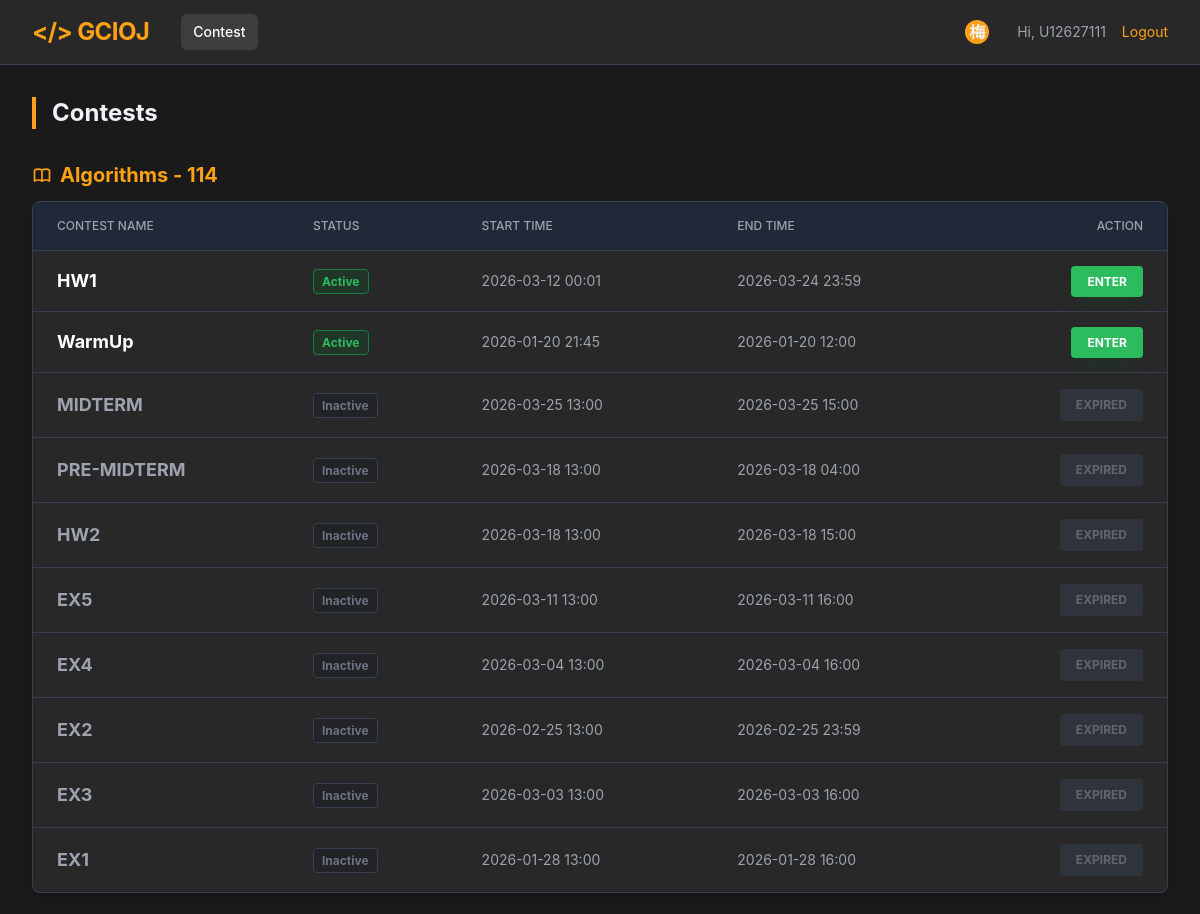
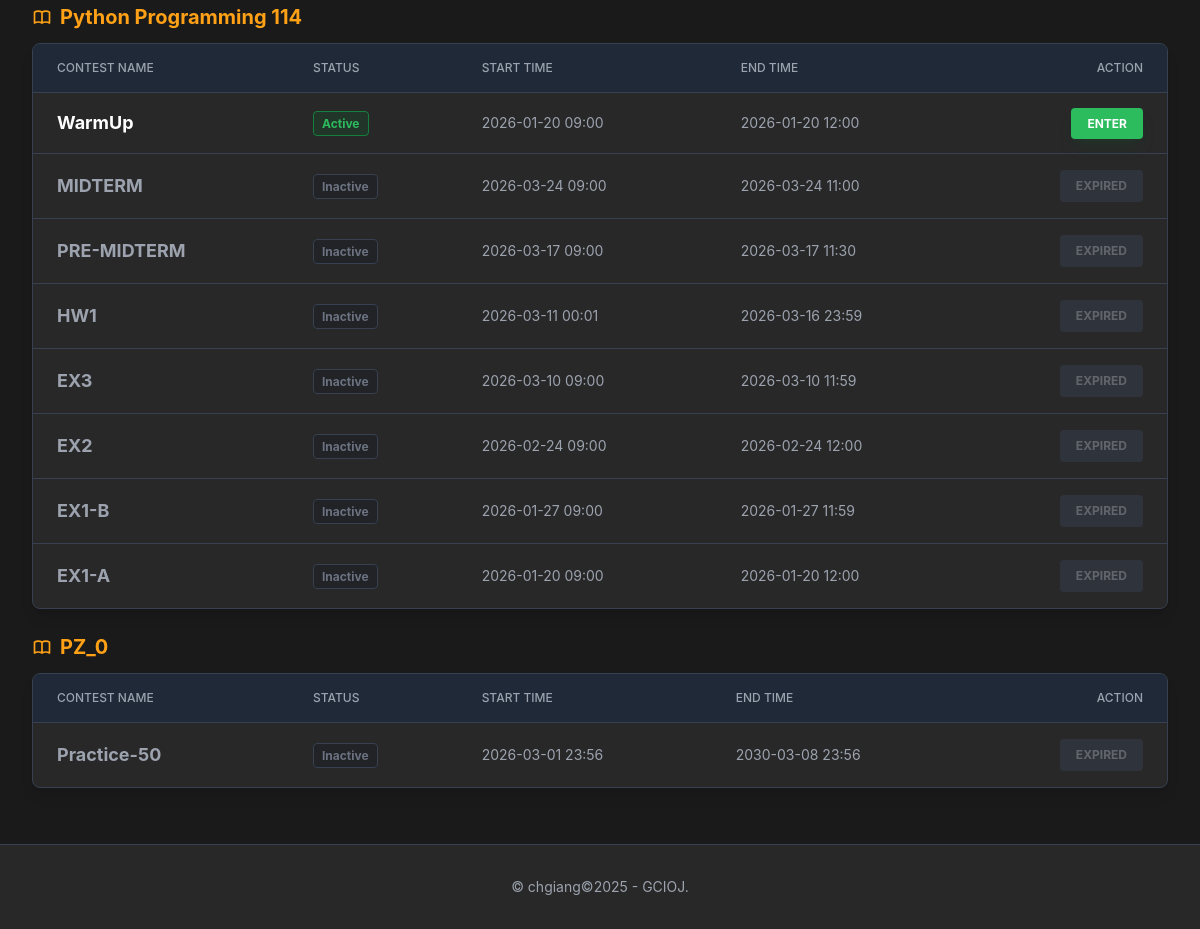
The page /GCIOJ/index.php (signed in) on the database its author committed (2 pictures, top to bottom).
### tables this page shows
CREATE TABLE `contest` (
  `id` int NOT NULL AUTO_INCREMENT,
  `name` varchar(100) NOT NULL,
  `course_id` int NOT NULL,
  `course` varchar(100) DEFAULT NULL,
  `is_active` tinyint(1) NOT NULL DEFAULT '0',
  `is_public` tinyint(1) NOT NULL DEFAULT '0',
  `anti_cheat` tinyint(1) NOT NULL DEFAULT '0',
  `start_time` datetime DEFAULT NULL,
  `end_time` datetime DEFAULT NULL,
  PRIMARY KEY (`id`)
);

### GCIOJ/db.php (called while the page is built, shortened)
<?php
class DB
{
    private static $pdo = null;
    public static function connect()
    {
        if (self::$pdo === null) {
            try {
                $host = DB_HOST;
                $db = DB_NAME;
                $user = DB_USER;
                $pass = DB_PASS;
                $charset = 'utf8mb4';
                $dsn = "mysql:host=$host;dbname=$db;charset=$charset";
                self::$pdo = new PDO($dsn, $user, $pass, [
                    PDO::ATTR_ERRMODE => PDO::ERRMODE_EXCEPTION,
                    PDO::ATTR_DEFAULT_FETCH_MODE => PDO::FETCH_ASSOC
                ]);
            }
            catch (PDOException $e) {
                die("DB Connection Error: " . $e->getMessage());
            }
        }
        return self::$pdo;
    }
}
?>

### GCIOJ/contest.php (called while the page is built, shortened)
<?php
require_once 'db.php';
class Contest
{
    public static function getAll()
    {
        return DB::connect()->query("SELECT * FROM contest ORDER BY is_active DESC, id DESC")->fetchAll();
    }
}
?>

### GCIOJ/index.php (the view, shortened to what this page needs)
<?php
require_once 'contest.php';
function getCourseNamebyCourseCode(string $courseCode): string {
    $map = [
        'AL_' => 'Algorithms - ',
        'PY_' => 'Python Programming '
    ];
    return strtr($courseCode, $map);
}
$contests = Contest::getAll();
$contestsByCourse = [];
if (!empty($contests)) {
    foreach ($contests as $row) {
        $courseName = !empty($row['course']) ? $row['course'] : 'General / Uncategorized';
        $contestsByCourse[$courseName][] = $row;
    }
    ksort($contestsByCourse);
}
function getContestStatus($is_active) {
$is_admin = (isset($_SESSION['student_id']) && $_SESSION['student_id'] == 'chgiang');
    return ($is_active > 0 || $is_admin) ? 'Active' : 'Inactive';
}
function getStatusColor($status) {
    switch ($status) {
        case 'Active':
            return 'text-brand-green bg-green-900/30 border-green-700 animate-pulse';
        case 'Inactive':
            return 'text-gray-500 bg-gray-900/30 border-gray-700';
    }
}
?>
<!DOCTYPE html>
<html lang="en" class="dark">
<head>
    <script src="https://cdn.tailwindcss.com"></script>
</head>
<body class="bg-dark-bg text-dark-text font-sans min-h-screen flex flex-col">
    <?php include_once 'nav.php'; ?>
    <main class="flex-grow max-w-7xl mx-auto px-4 sm:px-6 lg:px-8 py-8 w-full">
        <div class="flex justify-between items-center mb-8">
            <h1 class="text-2xl font-bold border-l-4 border-brand-orange pl-4">Contests</h1>
        </div>
        <?php if (empty($contestsByCourse)): ?>
            <div class="bg-dark-surface rounded-lg border border-gray-700 p-8 text-center text-dark-muted">
                No contests available at the moment.
            </div>
        <?php else: ?>
            <?php foreach ($contestsByCourse as $courseName => $courseContests):
            ?>
                <div class="mb-6">
                    <h2 class="text-xl font-bold text-brand-orange mb-3 flex items-center gap-2">
                        <?= htmlspecialchars(getCourseNamebyCourseCode($courseName)) ?>
                    </h2>
                    <div class="bg-dark-surface rounded-lg border border-gray-700 overflow-hidden shadow-lg">
                        <table class="w-full text-left border-collapse">
                            <thead>
                                <tr class="bg-gray-800 text-dark-muted text-xs uppercase border-b border-gray-700">
                                    <th class="px-6 py-4 font-medium w-64">Contest Name</th>
                                    <th class="px-6 py-4 font-medium">Status</th>
                                    <th class="px-6 py-4 font-medium">Start Time</th>
                                    <th class="px-6 py-4 font-medium">End Time</th>
                                    <th class="px-6 py-4 font-medium text-right">Action</th>
                                </tr>
                            </thead>
                            <tbody class="divide-y divide-gray-700 text-sm">
                                <?php foreach ($courseContests as $row):
                                    $status = getContestStatus($row['is_active']) ;
                                    $colorClass = getStatusColor($status);
                                ?>
                                <tr class="hover:bg-dark-hover transition group">
                                    <td class="px-6 py-4">
                                        <div class="font-bold text-white text-lg group-hover:text-brand-orange transition">
                                             <?php if ($status == 'Active'): ?>
                                                <a href="viewcontest.php?name=<?= urlencode($row['name']) ?>&course=<?= urlencode($row['course']) ?>">
                                                    <?= htmlspecialchars($row['name']) ?>
                                                </a>
                                            <?php else: ?>
                                                <a href="animation_standings.php?contestID=<?= urlencode($row['id']) ?>&course=<?= urlencode($row['course']) ?>">
                                                <span class="text-gray-400"><?= htmlspecialchars($row['name']) ?></span>
                                            </a>
                                            <?php endif; ?>
                                        </div>
                                    </td>
                                    <td class="px-6 py-4">
                                        <span class="px-2 py-1 rounded text-xs font-bold border <?= $colorClass ?>">
                                            <?= $status ?>
                                        </span>
                                    </td>
                                    <td class="px-6 py-4 text-dark-muted">
                                        <?= date("Y-m-d H:i", strtotime($row['start_time'])) ?>
                                    </td>
                                    <td class="px-6 py-4 text-dark-muted">
                                        <?= date("Y-m-d H:i", strtotime($row['end_time'])) ?>
                                    </td>
                                    <td class="px-6 py-4 text-right">
                                        <?php if ($status == 'Inactive'): ?>
                                            <button disabled class="bg-gray-700 text-gray-400 px-4 py-2 rounded cursor-not-allowed opacity-50 text-xs font-bold uppercase">Expired</button>
                                        <?php else: ?>
                                            <a href="viewcontest.php?name=<?= urlencode($row['name']) ?>&course=<?= urlencode($row['course']) ?>"
                                               class="bg-brand-green hover:bg-green-600 text-white font-bold px-4 py-2 rounded transition text-xs uppercase shadow-lg shadow-green-900/20">
                                                Enter
                                            </a>
                                        <?php endif; ?>
                                    </td>
                                </tr>
                                <?php endforeach; ?>
                            </tbody>
                        </table>
                    </div>
                </div>
            <?php endforeach; ?>
        <?php endif; ?>
    </main>
    <?php include 'footer.php' ?>
</body>
</html>

### rows shown on the page
contest: name "HW1", is_active "Active", start_time "2026-03-12 00:01", end_time "2026-03-24 23:59"
contest: name "WarmUp", is_active "Active", start_time "2026-01-20 21:45", end_time "2026-01-20 12:00"
contest: name "MIDTERM", is_active "Inactive", start_time "2026-03-25 13:00", end_time "2026-03-25 15:00", shows "EXPIRED"
contest: name "PRE-MIDTERM", is_active "Inactive", start_time "2026-03-18 13:00", end_time "2026-03-18 04:00", shows "EXPIRED"
contest: name "HW2", is_active "Inactive", start_time "2026-03-18 13:00", end_time "2026-03-18 15:00", shows "EXPIRED"
contest: name "EX5", is_active "Inactive", start_time "2026-03-11 13:00", end_time "2026-03-11 16:00", shows "EXPIRED"
contest: name "EX4", is_active "Inactive", start_time "2026-03-04 13:00", end_time "2026-03-04 16:00", shows "EXPIRED"
contest: name "EX2", is_active "Inactive", start_time "2026-02-25 13:00", end_time "2026-02-25 23:59", shows "EXPIRED"
contest: name "EX3", is_active "Inactive", start_time "2026-03-03 13:00", end_time "2026-03-03 16:00", shows "EXPIRED"
contest: name "EX1", is_active "Inactive", start_time "2026-01-28 13:00", end_time "2026-01-28 16:00", shows "EXPIRED"
contest: course "Python Programming 114", name "EX1-A", is_active "Inactive", start_time "2026-01-20 09:00", end_time "2026-01-20 12:00", shows "EXPIRED"
contest: name "WarmUp", is_active "Active", start_time "2026-01-20 09:00", end_time "2026-01-20 12:00"
contest: name "MIDTERM", is_active "Inactive", start_time "2026-03-24 09:00", end_time "2026-03-24 11:00", shows "EXPIRED"
contest: name "PRE-MIDTERM", is_active "Inactive", start_time "2026-03-17 09:00", end_time "2026-03-17 11:30", shows "EXPIRED"
contest: name "HW1", is_active "Inactive", start_time "2026-03-11 00:01", end_time "2026-03-16 23:59", shows "EXPIRED"
contest: name "EX3", is_active "Inactive", start_time "2026-03-10 09:00", end_time "2026-03-10 11:59", shows "EXPIRED"
contest: name "EX2", is_active "Inactive", start_time "2026-02-24 09:00", end_time "2026-02-24 12:00", shows "EXPIRED"
contest: name "EX1-B", is_active "Inactive", start_time "2026-01-27 09:00", end_time "2026-01-27 11:59", shows "EXPIRED"
contest: name "Practice-50", is_active "Inactive", start_time "2026-03-01 23:56", end_time "2030-03-08 23:56", shows "EXPIRED"

### other values the page prints
mb_substr($_SESSION['name'], 0, 1, "UTF-8") "梅"
$_SESSION['student_id'] "U12627111"
getCourseNamebyCourseCode($courseName) "Algorithms - 114"
getCourseNamebyCourseCode($courseName) "PZ_0"
